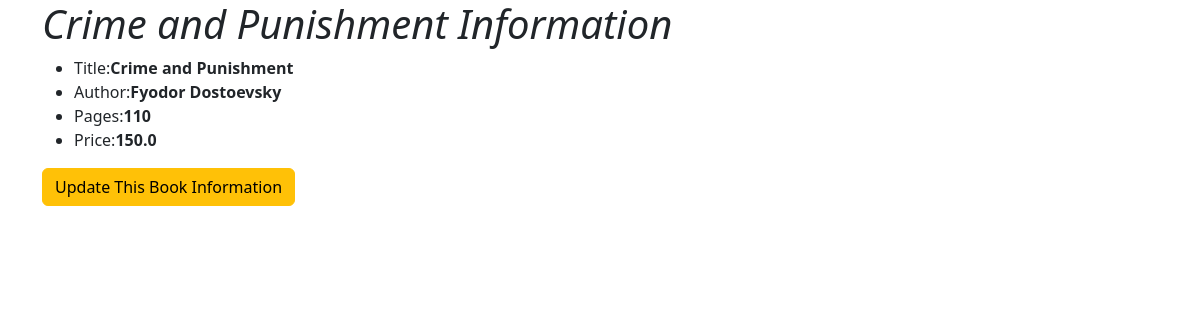
Page /2/ on the committed database.
### testapp/models.py (models this page shows)
class Book(models.Model):
    title = models.CharField(max_length=30)
    author = models.CharField(max_length=30)
    pages = models.IntegerField()
    price = models.FloatField()

### testapp/views.py (the view)
# urls.py: path('<int:pk>/', views.BookDetailsView.as_view()),
class BookDetailsView(DetailView):
    model=Book

### templates/testapp/book_detail.html (shortened to what this page needs)
<!DOCTYPE html>
<html lang="en">
<head>
    <link href="https://cdn.jsdelivr.net/npm/bootstrap@5.3.3/dist/css/bootstrap.min.css" rel="stylesheet">
</head>
<body>
    <div class="container">
        <h1><i>{{book.title}} Information</i></h1>
        <ul>
        <li>Title:<strong>{{book.title}}</strong></li>
        <li>Author:<strong>{{book.author}}</strong></li>
        <li>Pages:<strong>{{book.pages}}</strong></li>
        <li>Price:<strong>{{book.price}}</strong></li>
        </ul>
        <a class="btn btn-warning" href="/update/{{book.id}}">Update This Book Information</a>
    </div>
</body>
</html>

### rows in the picture
Book: title "Crime and Punishment", author "Fyodor Dostoevsky", pages "110", price "150.0"
